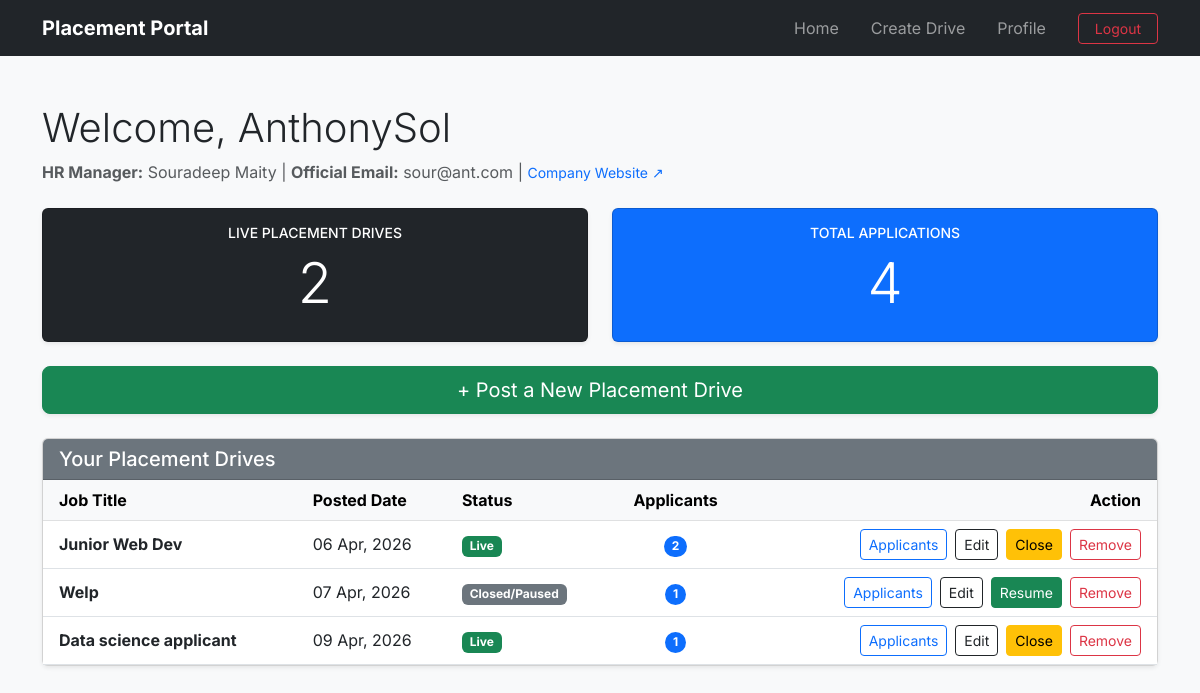
The page /company/dashboard (signed in) on the database as committed earlier.
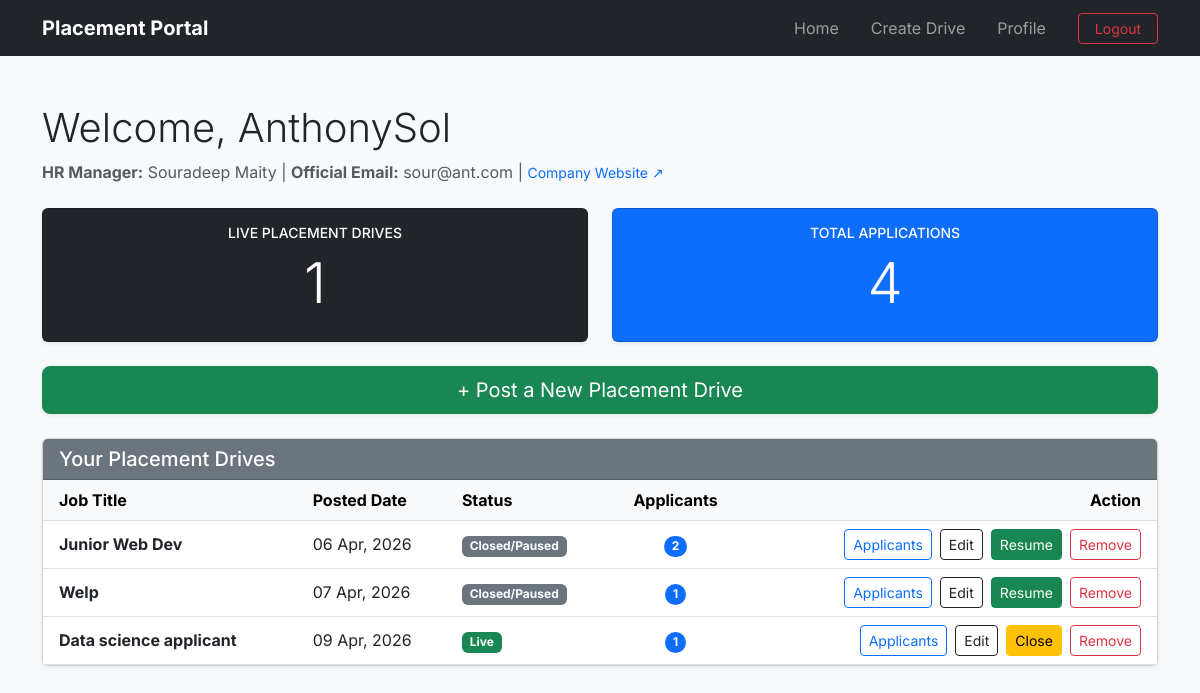
The same page on the database as committed later.
### application/models.py (models this page shows)
class PlacementDrive(db.Model):
    __tablename__="placement_drives"
    id=db.Column(db.Integer(),primary_key=True)
    company_id=db.Column(db.Integer(),db.ForeignKey("companies.id"),nullable=False)
    job_title=db.Column(db.String(200),nullable=False)
    job_description=db.Column(db.Text(),nullable=False)
    job_location=db.Column(db.String(200),nullable=False)
    eligibility_CGPA=db.Column(db.Float(),nullable=False)
    eligibility_criteria_others=db.Column(db.Text(),nullable=True)
    deadline=db.Column(db.DateTime(),nullable=False)
    status=db.Column(db.String(30),default='Pending') #Pending, Approved, Denied or Closed. Will be done by Admin
    allowed_branches=db.Column(db.Text(),nullable=False)
    allowed_years=db.Column(db.Text(),nullable=False)
    created_at=db.Column(db.DateTime(),default=datetime.now)
    company=db.relationship("Company",back_populates="drives") #Child side
    applications=db.relationship("Application",back_populates="drive",cascade="all,delete-orphan") #Parent side

### application/controllers.py (the view)
@app.route('/company/dashboard')
def company_dashboard():
    if session.get('role')!='company':
        flash('Please login as a company','danger')
        return redirect(url_for('login'))
    company=Company.query.filter_by(user_id=session['user_id']).first()
    drives=PlacementDrive.query.filter_by(company_id=company.id).all()
    active_drive=PlacementDrive.query.filter_by(company_id=company.id,status='Approved').count()
    pending_drive=PlacementDrive.query.filter_by(company_id=company.id,status='Pending').count()
    total_applications=sum(len(drive.applications) for drive in drives)
    return render_template('company_dashboard.html',company=company,drives=drives,active_count=active_drive,pending_count=pending_drive,total_applications=total_applications)

### templates/company_dashboard.html (shortened to what the changed rows need)
{% extends 'base.html' %}
{% block content %}
<div class="container mt-4">
    <div class="d-flex justify-content-between align-items-center mb-4">
        <div>
            <h1 class="display-6">Welcome, {{ company.company_name }}</h1>
        </div>
    </div>
    <div class="row mb-4">
        <div class="col-md-6">
            <div class="card bg-dark text-white shadow-sm h-100">
                <div class="card-body text-center">
                    <h6 class="text-uppercase small">Live Placement Drives</h6>
                    <h2 class="display-4">{{ active_count }}</h2>
                </div>
            </div>
        </div>
        <div class="col-md-6">
            <div class="card bg-primary text-white shadow-sm h-100">
                <div class="card-body text-center">
                    <h2 class="display-4">{{ total_applications }}</h2>
                </div>
            </div>
        </div>
    </div>
    <div class="card shadow-sm">
        <div class="card-body p-0">
            <table class="table table-hover align-middle mb-0">
                <thead class="table-light">
                    <tr>
                        <th class="ps-3">Job Title</th>
                        <th>Posted Date</th>
                        <th>Status</th>
                        <th class="text-center">Applicants</th>
                        <th class="text-end pe-3">Action</th>
                    </tr>
                </thead>
                <tbody>
                    {% for drive in drives %}
                    <tr>
                        <td class="ps-3">
                            <strong>{{ drive.job_title }}</strong>
                        </td>
                        <td>{{ drive.created_at.strftime('%d %b, %Y') if drive.created_at else 'N/A' }}</td>
                        <td>
                            {% if drive.status == 'Approved' %}
                                <span class="badge bg-success">Live</span>
                            {% elif drive.status == 'Pending' %}
                                <span class="badge bg-warning text-dark">Awaiting Approval</span>
                            {% elif drive.status == 'Stopped'%}
                                <span class="badge bg-secondary">Closed/Paused</span>
                            {% else %}
                                <span class="badge bg-danger">{{ drive.status }}</span>
                            {% endif %}
                        </td>
                        <td class="text-center">
                            <span class="badge rounded-pill bg-primary">
                                {{ drive.applications|length }}
                            </span>
                        </td>
                        <td class="text-end pe-3">
                            <div class="d-flex justify-content-end gap-2">
                            <a href="{{ url_for('view_applicants', drive_id=drive.id) }}" class="btn btn-sm btn-outline-primary">Applicants</a>
                            <a href="{{ url_for('edit_drive', drive_id=drive.id) }}" class="btn btn-sm btn-outline-dark">Edit</a>
                            {% if drive.status == 'Approved' %}
                                <form action="{{ url_for('company_stop_drive', drive_id=drive.id) }}" method="POST" class="m-0">
                                    <button type="submit" class="btn btn-sm btn-warning">Close</button>
                                </form>
                            {% elif drive.status == 'Stopped' %}
                                <form action="{{ url_for('company_resume_drive', drive_id=drive.id) }}" method="POST" class="m-0">
                                    <button type="submit" class="btn btn-sm btn-success text-white">Resume</button>
                                </form>
                            {% endif %}
                            <form action="{{ url_for('delete_drive', drive_id=drive.id) }}" method="POST" class="m-0">
                                <button type="submit" class="btn btn-sm btn-outline-danger">Remove</button>
                            </form>
                        </div>
                        </td>
                    </tr>
                    {% endfor %}
                </tbody>
            </table>
        </div>
    </div>
</div>
{% endblock %}

Rows that differ between the two databases and show on the page:
changed PlacementDrive "Junior Web Dev": status "Live Close" → "Closed/Paused Resume"
Other text that changed with them:
{{ active_count }}: "2" → "1"
